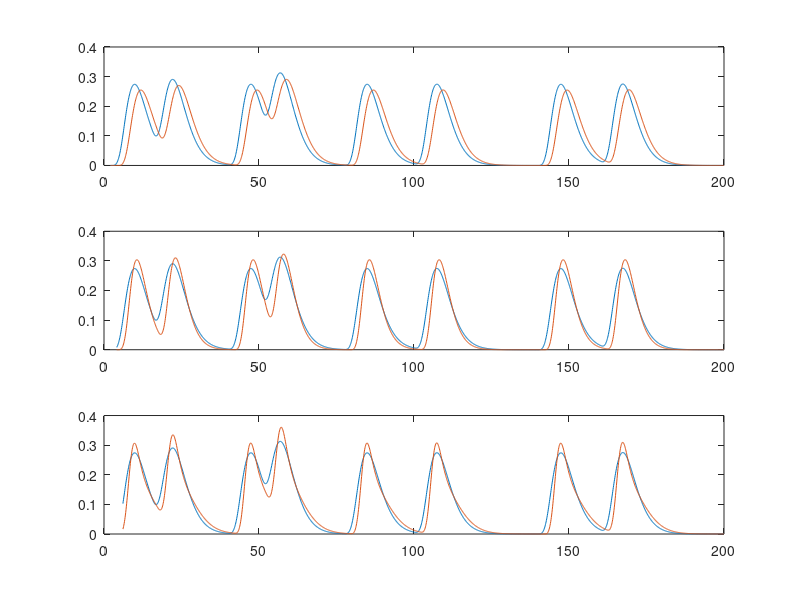

Here is the MATLAB script that generated this plot:
clear all; close all; clc;                  % Clear all workspaces
ntime=2000; T=200; t=T*[0:ntime-1]/ntime;   % define time
TR=2;                                       % TR in seconds
TR=TR*ntime/T;

% Create the hrf
n=4; lamda=2; n2=7; lamda2=2; a=.3;
hrf=(t.^(n-1)).*exp(-t/lamda)/((lamda^n)*factorial(n-1));

% Create the boxcar & BOLD response
n=zeros(1,ntime); n(26:50)=ones(1,25); n(151:175)=ones(1,25); 
n(401:425)=ones(1,25); n(501:525)=ones(1,25); n(776:800)=ones(1,25); 
n(1001:1025)=ones(1,25); n(1401:1425)=ones(1,25); n(1601:1625)=ones(1,25); 
B=conv(hrf,n)/10; B=B(1:ntime);

% Order 1
X=[B(1:ntime-TR)]' ; Y=[B(TR+1:ntime)]';
A=(inv(X'*X))*X'*Y; P=X*A;
tt=(TR+1)*T/ntime:T/ntime:T;
subplot(3,1,1); plot(tt,Y,tt,P); axis([0 200 0 .4]);

% Order 2
X=[[B(TR+1:ntime-TR)]' [B(1:ntime-2*TR)]']; Y=[B(2*TR+1:ntime)]';
A=(inv(X'*X))*X'*Y; P=X*A;
tt=(2*TR+1)*T/ntime:T/ntime:T;
subplot(3,1,2); plot(tt,Y,tt,P); axis([0 200 0 .4]);

% Order 3
X=[[B(2*TR+1:ntime-TR)]' [B(TR+1:ntime-2*TR)]' [B(1:ntime-3*TR)]'];
Y=[B(3*TR+1:ntime)]'; A=(inv(X'*X))*X'*Y; P=X*A;
tt=(3*TR+1)*T/ntime:T/ntime:T;
subplot(3,1,3); plot(tt,Y,tt,P); axis([0 200 0 .4]);


